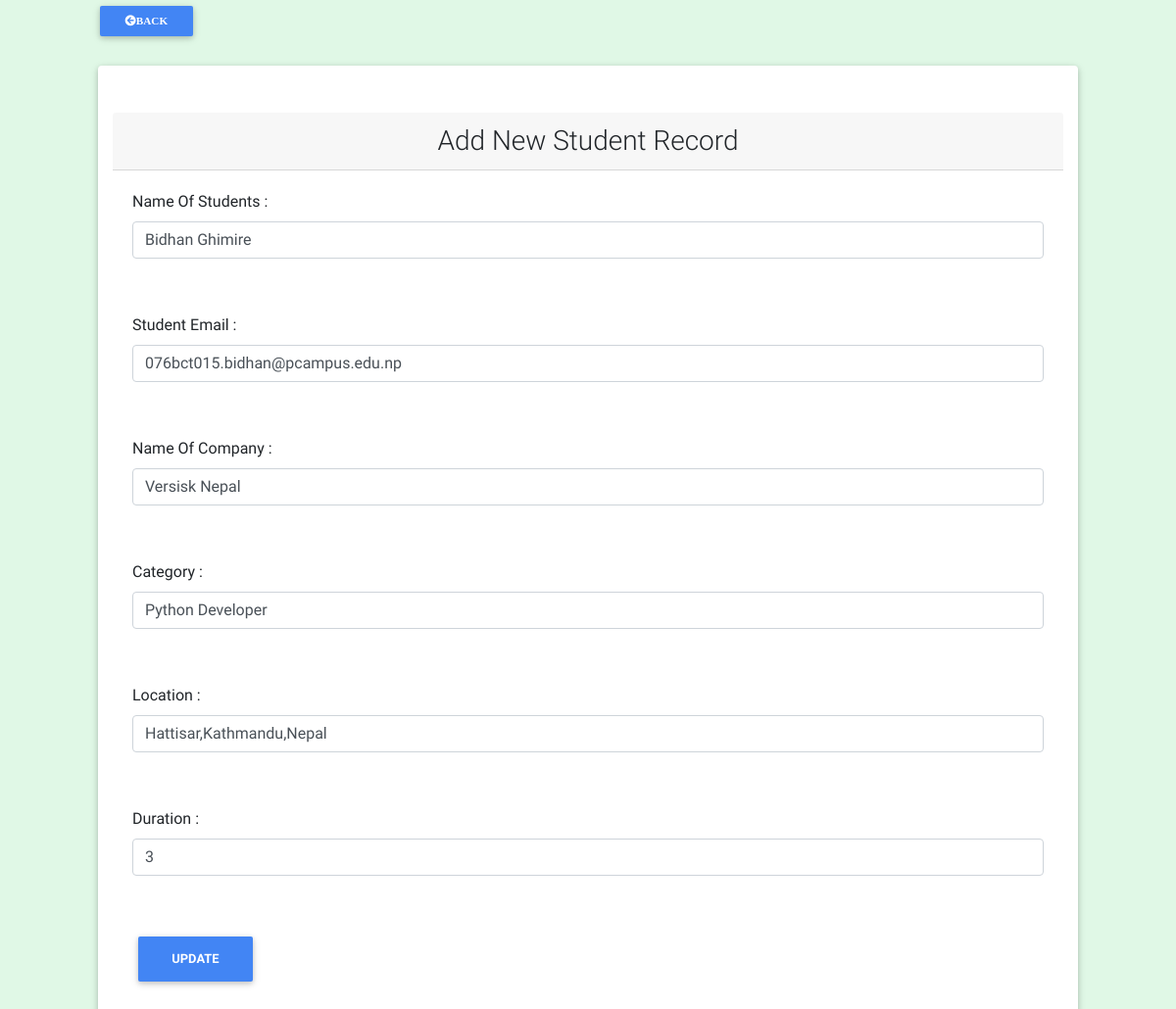
The app's page /admin/updatestudent.php?id=59 with its own data.
### tables this page shows
CREATE TABLE `student_location` (
  `id` int(11) NOT NULL,
  `name` varchar(50) NOT NULL,
  `email` varchar(50) NOT NULL,
  `company` varchar(50) NOT NULL,
  `address` varchar(50) NOT NULL,
  `category` varchar(50) NOT NULL,
  `duration` varchar(20) DEFAULT NULL,
  `added_at` date NOT NULL DEFAULT current_timestamp()
);

### admin/updatestudent.php (the view, shortened to what this page needs)
<?php
    require_once './includes/header.php';
    $id = $_SESSION['id'];
    $select = "SELECT * FROM student_location  WHERE id = $id";
    $query = $db->query($select);
    $result = [];
    while($results = $query->fetch_assoc()){
        $resul[] = $results;
        $result = $resul[0];
    }
?>
<div class="ml-5 pl-5">
 <a href="studentLocation.php" class="btn btn-primary btn-sm"><i class="fas fa-arrow-circle-left">Back</i></a>
</div>
<div class=" col-md-10 container my-4 card">
    <h3 class="text-center mt-5 card-header">Add New Student Record</h3>
    <form action="updatestudent.php" method="POST">
        <div class="form-group card-body">
            <label for="exampleFormControlInput1">Name Of Students :</label>
            <input type="text" class="form-control" name="name" value="<?php echo $result['name']?>">
        </div>
        <div class="form-group card-body">
            <label for="exampleFormControlInput1">Student Email :</label>
            <input type="email" class="form-control" name="email" value = "<?php echo $result['email']?>">
        </div>
        <div class="form-group card-body">
            <label for="exampleFormControlInput1">Name Of Company :</label>
            <input type="text" class="form-control" name="company" value="<?php echo $result['company']?>">
        </div>
        <div class="form-group card-body">
            <label for="exampleFormControlInput1">Category :</label>
            <input type="text" class="form-control" name="category" value="<?php echo $result['category']?>">
        </div>
        <div class="form-group card-body">
            <label for="exampleFormControlInput1">Location :</label>
            <input type="text" class="form-control" name="address" value="<?php echo $result['address']?>">
        </div>
        <div class="form-group card-body">
            <label for="exampleFormControlInput1">Duration :</label>
            <input type="text" class="form-control" name="duration" value="<?php echo $result['duration']?>">
        </div>
        <div class="form-group card-body">
            <button type="submit" class="btn btn-primary font-weight-bold" name = "updateButton">Update</button>
        </div>
    </form>
</div>

### admin/includes/header.php (style rules this page uses)
html body { background-color: #E0F8E6; z-index: 1; }
a { margin: 10px; font-weight: 400; }

### records on screen
student_location: name "Bidhan Ghimire", email "076bct015.bidhan@pcampus.edu.np", company "Versisk Nepal", category "Python Developer", address "Hattisar,Kathmandu,Nepal", duration "3"
